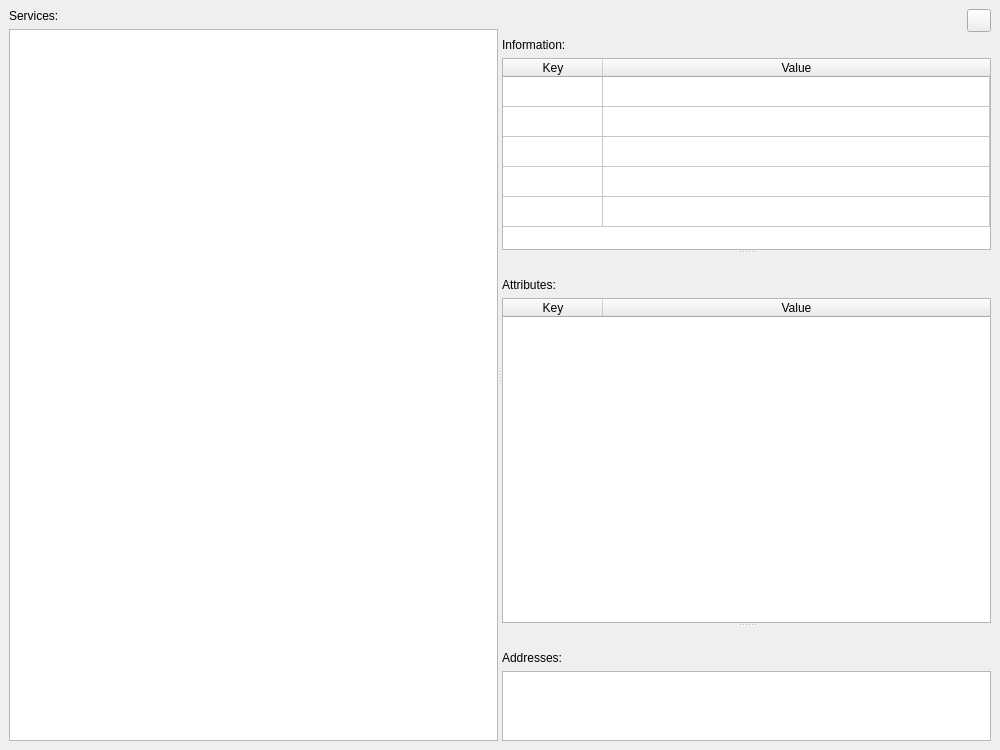
<?xml version="1.0" encoding="UTF-8"?>
<ui version="4.0">
 <class>MainWindow</class>
 <widget class="QMainWindow" name="MainWindow">
  <property name="geometry">
   <rect>
    <x>0</x>
    <y>0</y>
    <width>1000</width>
    <height>750</height>
   </rect>
  </property>
  <property name="windowTitle">
   <string>MainWindow</string>
  </property>
  <widget class="QWidget" name="centralwidget">
   <layout class="QHBoxLayout" name="centralLayout">
    <item>
     <widget class="QSplitter" name="centralSplitter">
      <property name="orientation">
       <enum>Qt::Horizontal</enum>
      </property>
      <property name="childrenCollapsible">
       <bool>false</bool>
      </property>
      <widget class="QWidget" name="servicesContainer">
       <layout class="QVBoxLayout" name="servicesLayout">
        <item>
         <widget class="QLabel" name="servicesLabel">
          <property name="text">
           <string>Services:</string>
          </property>
         </widget>
        </item>
        <item>
         <widget class="QListWidget" name="services">
          <property name="sortingEnabled">
           <bool>true</bool>
          </property>
         </widget>
        </item>
       </layout>
      </widget>
      <widget class="QWidget" name="extrasContainer">
       <property name="layoutDirection">
        <enum>Qt::RightToLeft</enum>
       </property>
       <layout class="QVBoxLayout" name="extrasLayout">
        <item>
         <widget class="QToolButton" name="refreshButton">
          <property name="toolTip">
           <string>Refresh</string>
          </property>
          <property name="icon">
           <iconset theme="view-refresh"/>
          </property>
          <property name="shortcut">
           <string>F5</string>
          </property>
         </widget>
        </item>
        <item>
         <widget class="QSplitter" name="extrasSplitter">
          <property name="orientation">
           <enum>Qt::Vertical</enum>
          </property>
          <property name="childrenCollapsible">
           <bool>false</bool>
          </property>
          <property name="layoutDirection">
           <enum>Qt::LeftToRight</enum>
          </property>
          <widget class="QWidget" name="informationContainer">
           <layout class="QVBoxLayout" name="informationLayout">
            <item>
             <widget class="QLabel" name="informationLabel">
              <property name="text">
               <string>Information:</string>
              </property>
             </widget>
            </item>
            <item>
             <widget class="QTableWidget" name="information">
              <property name="sortingEnabled">
               <bool>true</bool>
              </property>
              <property name="rowCount">
               <number>5</number>
              </property>
              <property name="columnCount">
               <number>2</number>
              </property>
              <attribute name="horizontalHeaderStretchLastSection">
               <bool>true</bool>
              </attribute>
              <attribute name="verticalHeaderVisible">
               <bool>false</bool>
              </attribute>
              <row/>
              <row/>
              <row/>
              <row/>
              <row/>
              <column>
               <property name="text">
                <string>Key</string>
               </property>
              </column>
              <column>
               <property name="text">
                <string>Value</string>
               </property>
              </column>
             </widget>
            </item>
           </layout>
          </widget>
          <widget class="QWidget" name="attributesContainer">
           <property name="sizePolicy">
            <sizepolicy hsizetype="Preferred" vsizetype="Expanding">
             <horstretch>0</horstretch>
             <verstretch>4</verstretch>
            </sizepolicy>
           </property>
           <layout class="QVBoxLayout" name="attributesLayout">
            <property name="topMargin">
             <number>24</number>
            </property>
            <item>
             <widget class="QLabel" name="attributesLabel">
              <property name="text">
               <string>Attributes:</string>
              </property>
             </widget>
            </item>
            <item>
             <widget class="QTableWidget" name="attributes">
              <property name="sortingEnabled">
               <bool>true</bool>
              </property>
              <property name="columnCount">
               <number>2</number>
              </property>
              <attribute name="horizontalHeaderStretchLastSection">
               <bool>true</bool>
              </attribute>
              <attribute name="verticalHeaderVisible">
               <bool>false</bool>
              </attribute>
              <column>
               <property name="text">
                <string>Key</string>
               </property>
              </column>
              <column>
               <property name="text">
                <string>Value</string>
               </property>
              </column>
             </widget>
            </item>
           </layout>
          </widget>
          <widget class="QWidget" name="addressesContainer">
           <property name="sizePolicy">
            <sizepolicy hsizetype="Preferred" vsizetype="Preferred">
             <horstretch>0</horstretch>
             <verstretch>1</verstretch>
            </sizepolicy>
           </property>
           <layout class="QVBoxLayout" name="addressesLayout">
            <property name="topMargin">
             <number>24</number>
            </property>
            <item>
             <widget class="QLabel" name="addressesLabel">
              <property name="text">
               <string>Addresses:</string>
              </property>
             </widget>
            </item>
            <item>
             <widget class="QListWidget" name="addresses">
              <property name="sortingEnabled">
               <bool>true</bool>
              </property>
             </widget>
            </item>
           </layout>
          </widget>
         </widget>
        </item>
       </layout>
      </widget>
     </widget>
    </item>
   </layout>
  </widget>
 </widget>
 <resources/>
 <connections/>
</ui>
